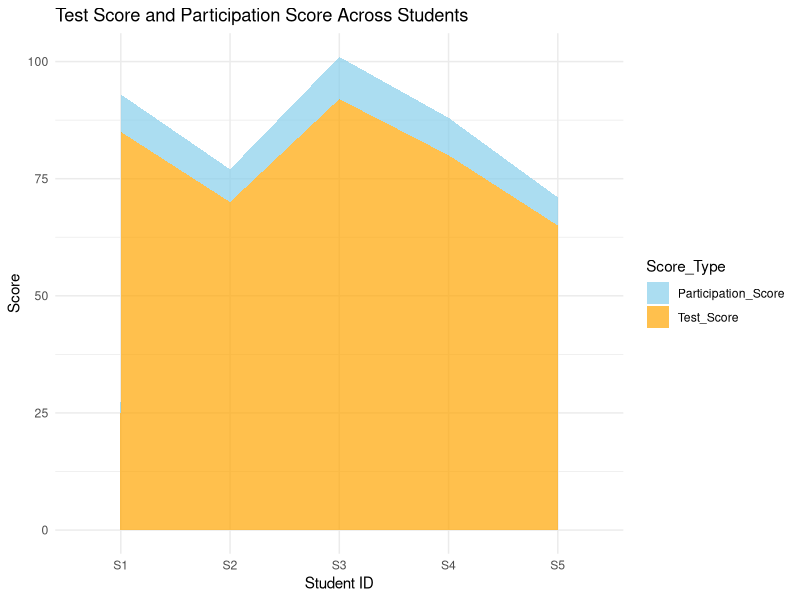
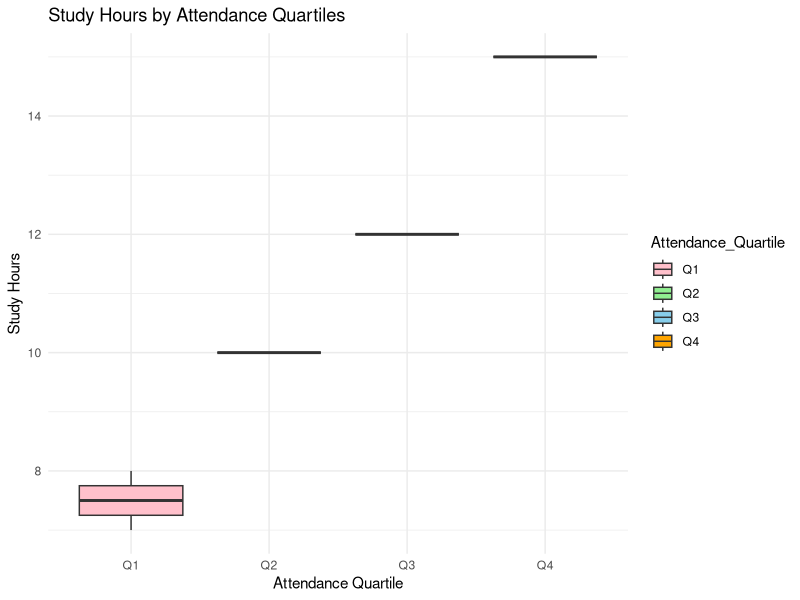
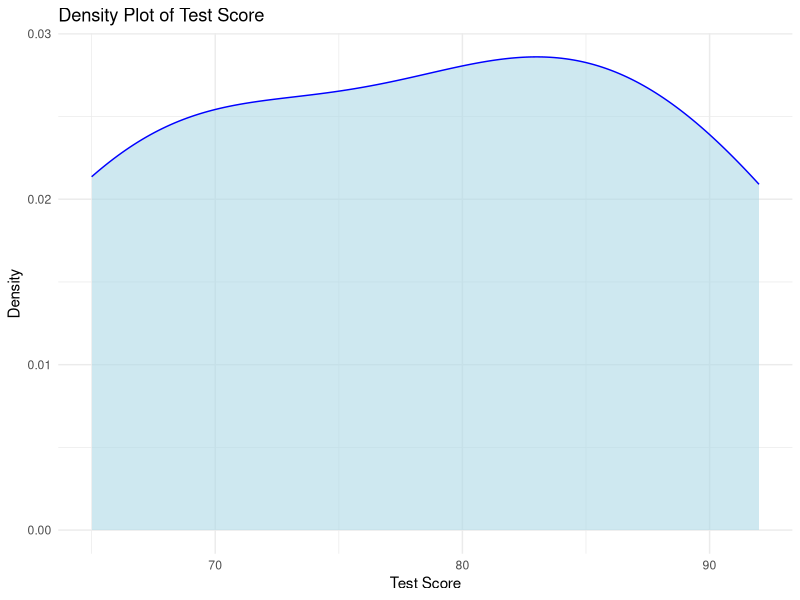

Write the R code that produced these figures, in order.
# Load Libraries
library(ggplot2)
library(tidyr)

# Create Dataset
student <- data.frame(
  Student_ID = c("S1","S2","S3","S4","S5"),
  Age = c(19,21,20,22,23),
  Study_Hours = c(12,8,15,10,7),
  Attendance = c(90,70,95,85,60),
  Test_Score = c(85,70,92,80,65),
  Participation_Score = c(8,7,9,8,6)
)

print(student)

#--------------------------------------------------
# Question 1
# Stacked Area Chart
#--------------------------------------------------

student_long <- pivot_longer(
  student,
  cols = c(Test_Score, Participation_Score),
  names_to = "Score_Type",
  values_to = "Score"
)

ggplot(student_long,
       aes(x = Student_ID,
           y = Score,
           fill = Score_Type,
           group = Score_Type)) +
  geom_area(alpha = 0.7) +
  labs(
    title = "Test Score and Participation Score Across Students",
    x = "Student ID",
    y = "Score"
  ) +
  scale_fill_manual(values = c("skyblue","orange")) +
  theme_minimal()

#--------------------------------------------------
# Question 2
# Boxplot of Study Hours by Attendance Quartiles
#--------------------------------------------------

student$Attendance_Quartile <- cut(
  student$Attendance,
  breaks = quantile(student$Attendance,
                    probs = seq(0,1,0.25)),
  include.lowest = TRUE,
  labels = c("Q1","Q2","Q3","Q4")
)

ggplot(student,
       aes(x = Attendance_Quartile,
           y = Study_Hours,
           fill = Attendance_Quartile)) +
  geom_boxplot() +
  labs(
    title = "Study Hours by Attendance Quartiles",
    x = "Attendance Quartile",
    y = "Study Hours"
  ) +
  scale_fill_manual(values = c("pink","lightgreen","skyblue","orange")) +
  theme_minimal()

#--------------------------------------------------
# Question 3
# Density Plot for Test Score
#--------------------------------------------------

ggplot(student,
       aes(x = Test_Score)) +
  geom_density(fill = "lightblue",
               color = "blue",
               alpha = 0.6) +
  labs(
    title = "Density Plot of Test Score",
    x = "Test Score",
    y = "Density"
  ) +
  theme_minimal()

#--------------------------------------------------
# Question 4
# Export Dataset for Tableau
#--------------------------------------------------

write.csv(student,
          "student_academic_performance.csv",
          row.names = FALSE)
